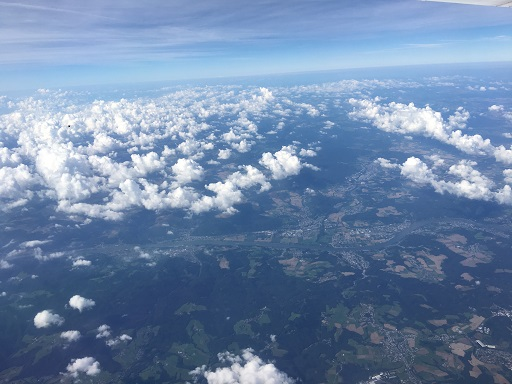
#> input picture clouds.jpg, 512 x 384 px, given in place of the camera
$ python ledshield.py   (older library calls are emulated)
#> lines starting #> are read from the running program, lines starting #| are printed output that depends on the picture; after the words box and inside, x2 and y2 are one past the last pixel; in counts of white or black regions, pixels touching at a corner belong together
### artnetmatrix.py
import numpy, sys
from artnetbroadcaster import ArtNetBroadcaster
from artnetreceiver import ArtNetReceiver

LEDS_PER_PIXEL = 3  # This would change if RGBW were supported
MAX_CHANNEL = 511  # for zero based channels
DEFAULT_BRIGHTNESS = 64
MAX_BRIGHTNESS = 128

START_PIXEL_TOP = 0x00  # Pixel 0 is at top of matrix
START_PIXEL_BOTTOM = 0x01  # Pixel 0 is at bottom of matrix
START_PIXEL_LEFT = 0x00  # Pixel 0 is at left of matrix
START_PIXEL_RIGHT = 0x02  # Pixel 0 is at right of matrix
MASK_START_PIXEL = 0x03

DIRECTION_ROWS = 0x00  # Matrix is row major (horizontal)
DIRECTION_COLUMNS = 0x04  # Matrix is column major (vertical)
MASK_DIRECTION = 0x04

LAYOUT_PROGRESSIVE = 0x00  # Each line flows in the same direction
LAYOUT_SNAKE = 0x08  # Pixel order reverses from line to line
MASK_LAYOUT = 0x08

COLOR_ORDER_RGB = 0

MATRIX_MODE_BROADCAST = 0x00
MATRIX_MODE_RECEIVE = 0x01


class PixelMap:
    """
    pixel_map = [
        [
            [universe,start_channel],
            [universe,start_channel],
            [universe,start_channel]
        ],  # row 1
        [
            [universe,start_channel],
            [universe,start_channel],
            [universe,start_channel]
        ],  # row 2
        [
            [universe,start_channel],
            [universe,start_channel],
            [universe,start_channel]
        ],  # row 3

    ]
    """

    mapping = []

    def __init__(
        self,
        dimensions,
        start_pixel=0,
        layout=LAYOUT_SNAKE,
        direction=DIRECTION_COLUMNS,
        start_channel=0,
        start_universe=0,
        color_order=COLOR_ORDER_RGB,
    ):
#> called with dimensions = (16, 40), start_pixel = 2, layout = 8, direction = 4, start_channel = 0, start_universe = 0, color_order = 0
        print("making mapping")
        if not color_order == COLOR_ORDER_RGB:
            raise ValueError("only rgb color order supported currently")

        if not (direction == DIRECTION_COLUMNS):
            raise ValueError("only columnwise currently supported")

        shape = dimensions[::-1]
        self.mapping = numpy.zeros(shape + (2,))

        max_x, max_y = (i - 1 for i in dimensions)
        # x, y = 0, max_y  #bottom left
        if start_pixel & START_PIXEL_BOTTOM:
            y = max_y
            y_dir = -1
        else:
            y = 0
            y_dir = 1

        if start_pixel & START_PIXEL_RIGHT:
            x = max_x
            x_dir = -1
        else:
            x = 0
            x_dir = 1

        current_channel = start_channel
        current_universe = start_universe
        while x >= 0 if x_dir < 0 else x <= max_x:
            while y >= 0 if y_dir < 0 else y <= max_y:
                self.mapping[y][x] = (current_universe, current_channel)
                current_channel += LEDS_PER_PIXEL
                if (current_channel + (LEDS_PER_PIXEL - 1)) > MAX_CHANNEL:
                    current_channel = start_channel
                    current_universe += 1

                y = y - 1 if (y_dir < 0) else y + 1

            if layout == LAYOUT_SNAKE:
                y_dir *= -1
            else:
                y = max_y if start_pixel & START_PIXEL_BOTTOM else 0

            y = 0 if y_dir > 0 else max_y
            x = x - 1 if (x_dir < 0) else (x + 1)
        print(self.mapping)


class ArtNetMatrix:
    matrix_config = 0x00
    offset_rgb = [0, 1, 2]  # RGB target
    mode = MATRIX_MODE_BROADCAST
    # will have to change to others if, say GRB were supported
    # offset_rgb = [1,0,2]

    start_universe = 0
    start_channel = 0

    surface = None

    """
    # to get correct output:
       [r,g,b] = buffer[y][x]
       [universe, start_channel] = pixel_map_actual[y][x]
       universes[universe][start_channel][offset_rgb[0]] = r
       universes[universe][start_channel][offset_rgb[1]] = g
       universes[universe][start_channel][offset_rgb[2]] = b
    """

    def __init__(self, dimensions, matrix_config, color_order):
        self._broadcaster = None
        self._surface = None
        self.brightness = DEFAULT_BRIGHTNESS
        self.dimensions = dimensions
        # reverse for our arrays which are indexed by y,x, not x,y
        self.shape = dimensions[::-1]
        self.matrix_config = matrix_config
        self.color_order = color_order
        self._create_pixel_map()

    def setReceiveMode(self, receiver):
        self.mode = MATRIX_MODE_RECEIVE
        self.receiver = receiver

    @property
    def broadcaster(self):
        if self._broadcaster is None:
            self._broadcaster = ArtNetBroadcaster()
        return self._broadcaster

    @property
    def surface(self):
        if self._surface is None:
            self._surface = numpy.zeros(self.shape + (LEDS_PER_PIXEL,)).astype("uint8")
        return self._surface

    def setBrightness(self, brightness):
        self.brightness = min(brightness, MAX_BRIGHTNESS)

    def fill(self, color):
        self.surface[:] = color

    def clear(self):
        return self.fill((0, 0, 0))

    # [23 lines left out: function unpack_universes, not called in this run]

    def prepare_universes(self):
        """ Takes the surface object and a pixel map and creates output
            buffers, one for each universe, containing pixel data
        """
        max_universe = self.pixelMap.mapping[:, :, 0].max()
        universe_buffers = numpy.zeros((int(max_universe + 1), 512))
        roff, goff, boff = self.offset_rgb
        scaler = min(self.brightness, MAX_BRIGHTNESS) / 255
        # just make all colors scale the same for now
        scaleg, scaleb = [scaler, scaler]

        for y, x in numpy.ndindex(self.shape):
            r, g, b = self.surface[y, x]
            universe, start_channel = [int(i) for i in self.pixelMap.mapping[y, x]]
            universe_buffers[universe][start_channel + roff] = int(r * scaler)
            universe_buffers[universe][start_channel + goff] = int(g * scaleg)
            universe_buffers[universe][start_channel + boff] = int(b * scaleb)
            # TODO: there's probably some better numpy syntax for this, like:
            # universe_buffers[universe][start_ch:start_ch+LEDS_PER_PIXEL]
        return universe_buffers

    def _create_pixel_map(self):
        self.pixelMap = PixelMap(
            self.dimensions,
            start_pixel=self.matrix_config & MASK_START_PIXEL,
            layout=self.matrix_config & MASK_LAYOUT,
        )

    # [15 lines left out: function receiveFrame, not called in this run]

    def update(self):
        """ Sends the surface out over the wire if we are in broadcase mode """
        if self.mode != MATRIX_MODE_BROADCAST:
            raise TypeError("Matrix is not in broadcast mode")

        for i, data in enumerate(self.prepare_universes()):
            self.broadcaster.send(data, i)

### effects/airdraw.py
import cv2
import imutils
import numpy as np
import time, json
from collections import deque

# THESE ARE IN BGR
BLUE = (255, 25, 0)
GREEN = (40, 67, 40)
RED = (0, 0, 255)
# WHITE = (220, 220, 220)
YELLOW = (10, 180, 180)
# ORANGE = (10, 100, 220)
MAX_MARKER_RADIUS = 20
MIN_MARKER_RADIUS = 1


def bgrToHsvRange(bgr, threshold=30, saturationRange=(120, 255), valueRange=(120, 255)):
    hsv = bgrToHsv(bgr)
    return getHsvRange(hsv, threshold, saturationRange, valueRange)


def bgrToHsv(bgr):
    # return cv2.cvtColor(np.uint8([[bgr]]), cv2.COLOR_BGR2HSV)[0][0]
    return tuple(map(int, cv2.cvtColor(np.uint8([[bgr]]), cv2.COLOR_BGR2HSV)[0][0]))


def hsvToBgr(hsv):
    # [4 lines of commented-out code are left out]
    return tuple(map(int, cv2.cvtColor(np.uint8([[hsv]]), cv2.COLOR_HSV2BGR)[0][0]))


def getHsvRange(hsv, threshold=30, saturationRange=(120, 255), valueRange=(120, 255)):
    minS, maxS = saturationRange
    minV, maxV = valueRange
    minHSV = np.array([hsv[0] - threshold, minS, minV])
    maxHSV = np.array([hsv[0] + threshold, maxS, maxV])
    return minHSV, maxHSV


def rangeSplit(colorLower, colorUpper):
    hUpper, sUpper, vUpper = colorUpper
    hLower, sLower, vLower = colorLower

    if hUpper < hLower:
        raise "upper h-value is smaller than lower h-value"

    if hLower < 0 and hUpper > 180:
        print(colorLower, colorUpper)
        raise "both upper and lower h-values are out of range"

    rangeList = []

    if hLower < 0 or hUpper > 180:
        if hLower < 0:
            rangeList.append(
                (
                    np.array([180 + hLower, sLower, vLower]),
                    np.array([180, sUpper, vUpper]),
                )
            )
            rangeList.append(
                (np.array([0, sLower, vLower]), np.array([hUpper, sUpper, vUpper]))
            )
        if hUpper > 180:
            rangeList.append(
                (np.array([hLower, sLower, vLower]), np.array([180, sUpper, vUpper]))
            )
            rangeList.append(
                (
                    np.array([0, sLower, vLower]),
                    np.array([180 - hUpper, sUpper, vUpper]),
                )
            )
    else:
        rangeList.append((colorLower, colorUpper))

    return rangeList


def inRangeFromRangeList(hsv, rangeList):
    lower, upper = rangeList[0]
    mask = cv2.inRange(hsv, lower, upper)
    for lower, upper in rangeList[1:]:
        mask |= cv2.inRange(hsv, lower, upper)
    return mask


class TimeKeeper:
    _timers = {}

    def start(self, name):
        thistimer = self._timers.setdefault(
            name,
            {
                "total": 0,
                "samples": 0,
                "last": None,
                "current": None,
                "avg": None,
                "min": None,
                "max": None,
            },
        )
        if thistimer["current"] is not None:
            print(thistimer)
            raise ValueError("Timer was already running")

        thistimer["current"] = time.time()

    def stop(self, name):
        if not self._timers[name]:
            raise ValueError("No Such Timer")

        thistimer = self._timers[name]

        if not thistimer["current"]:
            raise ValueError("Timer was stopped before it was started")

        last = time.time() - thistimer["current"]

        thistimer["last"] = last
        print(last, thistimer["min"])
        thistimer["min"] = min(
            i for i in [last, thistimer["min"]] if i is not None# and i != 0.0
        )
        thistimer["max"] = max(i for i in [last, thistimer["max"]] if i is not None)
        count = thistimer["samples"] + 1
        thistimer["samples"] = count
        thistimer["avg"] = ((thistimer["avg"] or 0) * (count - 1) + last) / count
        thistimer["total"] += last
        thistimer["current"] = None

    # [4 lines left out: function get, not called in this run]

    def __str__(self):
        return json.dumps(self._timers)

# TODO: make this clas take just an hsv and a different thresh for
# h, s, v, respectively. The current model allows s and v ranges
# to be exclusive of the actual s, v component

class TrackingColor:
    _bgr = None
    _hsv = None
    _rangeList = None

    def __init__(
        self, hsv, threshold=15, saturationRange=(150, 255), valueRange=(150, 255)
    ):
        self.hsv = hsv
        self.threshold = threshold
        self.saturationRange = saturationRange
        self.valueRange = valueRange

    @property
    def hsv(self):
        return self._hsv

    @hsv.setter
    def hsv(self, hsv):
        self._hsv = hsv
        self._bgr = hsvToBgr(hsv)
        self._rangeList = None

    @property
    def bgr(self):
        return self._bgr

    # [11 lines left out: function bgr, not called in this run]

    @property
    def rangeList(self):
        if self._rangeList is None:
            colorLower, colorUpper = getHsvRange(
                self.hsv,
                threshold=self.threshold,
                saturationRange=self.saturationRange,
                valueRange=self.valueRange,
            )
            print(self.hsv, self.threshold)
            self._rangeList = rangeSplit(colorLower, colorUpper)
        return self._rangeList


class Tracker:
    name = None
    kernel = None
    colorMask = None
    contours = None
    x = None
    y = None
    radius = None
    lastX = None
    lastY = None
    lastRadius = None
    skipLastCount = 0

    def __init__(self, trackingColor, name=None):
        self.trackingColor = trackingColor
        self.name = name
        self.kernel = np.ones((5, 5), np.uint8)

    def createColorTrackingMask(self, hsvFrame, trackingColor):
        colorMask = inRangeFromRangeList(hsvFrame, trackingColor.rangeList)
        colorMask = cv2.erode(colorMask, self.kernel, iterations=2)
        colorMask = cv2.morphologyEx(colorMask, cv2.MORPH_OPEN, self.kernel)
        colorMask = cv2.dilate(colorMask, self.kernel, iterations=1)
        return colorMask

    def update(self, hsvFrame):

        if self.x and self.y and self.radius:
            self.lastX, self.lastY, self.lastRadius = self.x, self.y, self.radius
            self.x, self.y, self.radius = None, None, None

        # Determine which pixels fall within the color boundaries and then blur the binary image
        self.colorMask = self.createColorTrackingMask(hsvFrame, self.trackingColor)
        # cv2 or cv4 !
        if not imutils.is_cv3():
            self.contours, _ = cv2.findContours(
                self.colorMask.copy(), cv2.RETR_EXTERNAL, cv2.CHAIN_APPROX_SIMPLE
            )
        else: #if imutils.is_cv3():
            _, self.contours, _ = cv2.findContours(
                self.colorMask.copy(), cv2.RETR_EXTERNAL, cv2.CHAIN_APPROX_SIMPLE
            )

        # Check to see if any contours ere found
        if self.contours is not None and len(self.contours) > 0:
            contour = sorted(self.contours, key=cv2.contourArea, reverse=True)[0]
            # Get the radius of the enclosing circle around the found contour
            ((self.x, self.y), self.radius) = cv2.minEnclosingCircle(contour)
        else:
            # only delete the last position if the tracker has been dead fora while
            # this accounts for flicker
            self.skipLastCount += 1
            if self.skipLastCount > 5:
                self.skipLastCount = 0
                self.lastX, self.lastY, self.lastRadius = None, None, None

class EffectFilter:
    frequency = None

    def __init__(self, frequency=1):
        self.frequency = frequency

    def process(self, surface, tick_count):
        if tick_count % self.frequency:
            return surface
        return self.filter(surface)

    def filter(self, surface):
        return surface


class BlurFilter(EffectFilter):
    def filter(self, surface):
        return cv2.GaussianBlur(surface, (9, 9), cv2.BORDER_DEFAULT)


class FadeFilter(EffectFilter):
    # [6 lines left out: function filter, not called in this run]


# once we can initialize w/ opts, this will be a generic move(or transpose) filter
class MoveDownFilter(EffectFilter):
    # [15 lines left out: function filter, not called in this run]


class AirDraw:
    # move these to parent class
    # state
    running = False
    tick_count = 0
    cap = None
    status = ""
    canvas = None
    trackers = []
    postProcessors = []

    # options
    showMask = True
    showCanvas = True
    showFeed = True

    timers = None

    def __init__(self):
        cv2.destroyAllWindows()
        cv2.waitKey(30)

    def __str__(self):
        return self.timers

    def reset(self):
        print("resetting", flush=True)
        self.timers = TimeKeeper()
        self.trackers = [
            Tracker(
                TrackingColor(
                    bgrToHsv(BLUE),
                    threshold=15,
                    saturationRange=(80, 255),
                    valueRange=(80, 255),
                ),
                "blue",
            ),
            # #Tracker(TrackingColor(GREEN, threshold=10, saturationRange=(60,100), valueRange=(50,80)), 'green'),
            # #Tracker(TrackingColor(WHITE, threshold=30, saturationRange=(0,80), valueRange=(60,120)), 'white'),
            Tracker(
                TrackingColor(
                    bgrToHsv(YELLOW),
                    threshold=10,
                    saturationRange=(100, 255),
                    valueRange=(125, 255),
                ),
                "yellow",
            ),
            Tracker(
                TrackingColor(
                    bgrToHsv(RED),
                    threshold=4,
                    saturationRange=(100, 255),
                    valueRange=(100, 255),
                ),
                "red",
            ),
            # #Tracker(TrackingColor(ORANGE, threshold=4, saturationRange=(100,255), valueRange=(100,255)), 'orange')
        ]

        self.cap = cv2.VideoCapture(0)

        self.postProcessors = [
        #    MoveDownFilter(1),
            BlurFilter(3),
            FadeFilter(2)
        ]
        self.cap.set(cv2.CAP_PROP_FRAME_WIDTH, 64)
        self.cap.set(cv2.CAP_PROP_FRAME_HEIGHT, 40)

        camwidth = int(self.cap.get(cv2.CAP_PROP_FRAME_WIDTH))
        camheight = int(self.cap.get(cv2.CAP_PROP_FRAME_HEIGHT))
        self.canvas = np.zeros((camheight, camwidth, 3), np.uint8)

        print("initializing canvas", flush=True)

    def start(self):
        if not self.running:
            print("starting", flush=True)
            self.cleanup()
            self.running = True
            self.reset()
            return
        print("already running", flush=True)

    def stop(self):
        print("stopping", flush=True)
        self.running = False
        self.cleanup()

    # see for example on enforcing an fps
    # http://code.activestate.com/recipes/579053-high-precision-fps/
    def tick(self):
        if self.running:
            self.tick_count = self.tick_count + 1
            self.timers.start("loop")
            self.loop()
            self.timers.stop("loop")
        else:
            print("tick called on non-running thread", flush=True)

    def cleanup(self):
        print("running cleanup", flush=True)
        cv2.destroyAllWindows()
        print("waiting", flush=True)
        # k = cv2.waitKey(3000) & 0xff
        cv2.waitKey(10)
        if self.cap:
            print("releasing camera", flush=True)
            result = self.cap.release()
            print(result, flush=True)
            print("released", flush=True)

    def getStatus(self):
        return self.status

    def loop(self):
        if not self.cap:
            print("no capture device!", flush=True)
            return
        if not self.running:
            print("cannot loop when not running", flush=True)
            return
        self.timers.start("capture")
        ret, frame = self.cap.read()
#> frame is the input picture: shape (384, 512, 3); mean B, G, R 167.8, 134.4, 110.1
        # frame = cv2.resize(frame, (160, 120))
        frame = cv2.flip(frame, 1)
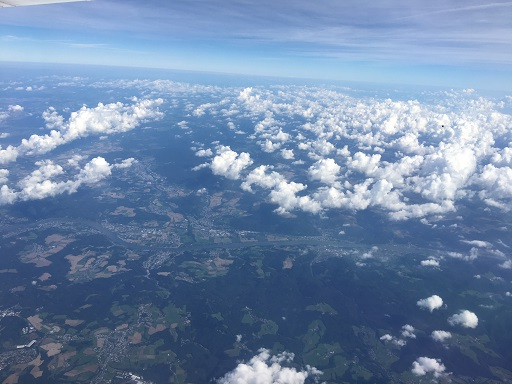
#> frame: shape (384, 512, 3); mean B, G, R 167.8, 134.4, 110.1
        hsv = cv2.cvtColor(frame, cv2.COLOR_BGR2HSV)
#> hsv: shape (384, 512, 3); mean H, S, V 107.3, 96.3, 167.8
        self.timers.stop("capture")
        self.timers.start("trackers")
        for tracker in self.trackers:
            tracker.update(hsv)

            if self.showMask:
                cv2.imshow(tracker.name, tracker.colorMask)

            # draw a circle on the feed around the detected colors
            if tracker.x and tracker.y and tracker.radius:
                circlesize = max(
                    min(tracker.radius, MAX_MARKER_RADIUS), MIN_MARKER_RADIUS
                )
                # ok this is weird, for some reason there are floats involved
                if self.showFeed:
                    cv2.circle(
                        frame,
                        (int(tracker.x), int(tracker.y)),
                        int(circlesize),
                        tracker.trackingColor.bgr,
                        1,
                    )
                cv2.circle(
                    self.canvas,
                    (int(tracker.x), int(tracker.y)),
                    int(circlesize),
                    tracker.trackingColor.bgr,
                    -1,
                )
                if tracker.lastX and tracker.lastY:
                    cv2.line(
                        self.canvas,
                        (int(tracker.lastX), int(tracker.lastY)),
                        (int(tracker.x), int(tracker.y)),
                        tracker.trackingColor.bgr,
                        int(circlesize),
                        cv2.LINE_AA
                    )
#> this loop made 3 passes
#> circlesize on pass 1: 20
#> pass 1, in inRangeFromRangeList, `mask = cv2.inRange(hsv, lower, upper)`:
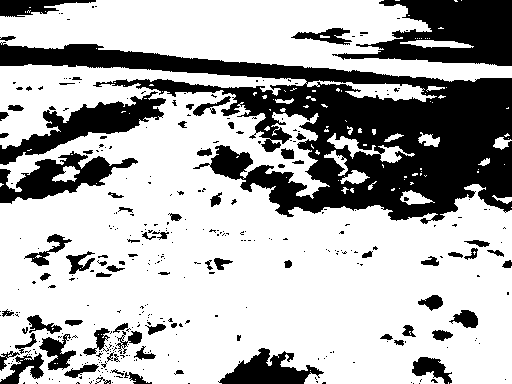
#> mask: shape (384, 512); 69.2% white; 367 black regions (288 under 20 px), largest, box (x1, y1, x2, y2) and area: (0, 42, 512, 224) 34745, (332, 0, 512, 66) 6955, (0, 91, 166, 165) 3864
#> pass 1, in createColorTrackingMask, `colorMask = cv2.erode(colorMask, self.kernel, iterations=2)`:
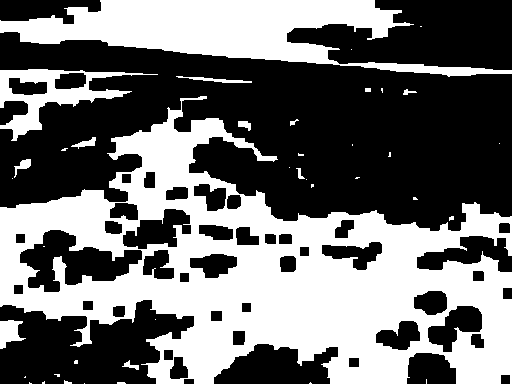
#> colorMask: shape (384, 512); 43.5% white; 40 white regions (26 under 20 px), largest, box (x1, y1, x2, y2) and area: (0, 96, 512, 384) 63737, (0, 0, 512, 77) 17182, (0, 69, 158, 141) 3277
#> (the rest of the program and of its run is left out)
